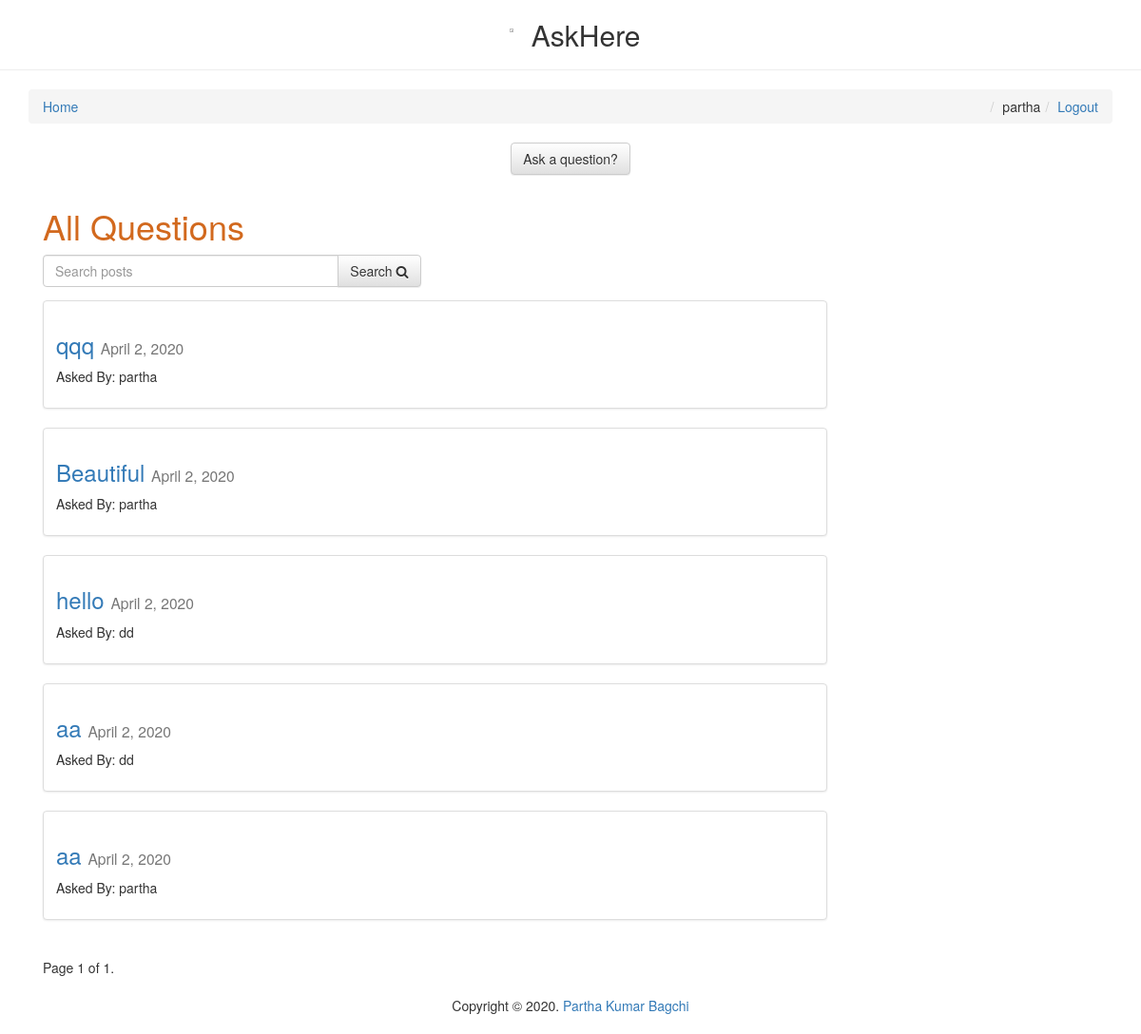
Screenshot of / (signed in) with the database file from the repository.
### posts/models.py (models this page shows, shortened)
class Post(models.Model):
    user = models.ForeignKey(User, default=1)
    title = models.CharField(max_length=120)
    slug = models.SlugField(unique=True)
    image = models.ImageField(upload_to=upload_location,
            null=True,
            blank=True)
    height_field = models.IntegerField(default=50)
    width_field = models.IntegerField(default=100)
    content = models.TextField()
    draft = models.BooleanField(default=False)
    publish = models.DateField(auto_now=False, auto_now_add=True)
    read_time =  models.IntegerField(default=0)
    updated = models.DateTimeField(auto_now=True, auto_now_add=False)
    timestamp = models.DateTimeField(auto_now=False, auto_now_add=True)
    objects = PostManager()
    def get_absolute_url(self):
        return reverse("posts:detail", kwargs={"slug": self.slug})
    class Meta:
        ordering = ["-timestamp", "-updated"]

### posts/views.py (the view, shortened to what this page needs)
# urls.py: url(r'^$', post_list, name='list'),
def post_list(request):
	today = timezone.now().date()
	queryset_list = Post.objects.active() #.order_by("-timestamp")
	if request.user.is_staff or request.user.is_superuser:
		queryset_list = Post.objects.all()
	query = request.GET.get("q")
	paginator = Paginator(queryset_list, 10) # Show 25 contacts per page
	page_request_var = "page"
	page = request.GET.get(page_request_var)
	try:
		queryset = paginator.page(page)
	except PageNotAnInteger:
		queryset = paginator.page(1)
	except EmptyPage:
		queryset = paginator.page(paginator.num_pages)
	context = {
		"object_list": queryset,
		"title": "All Questions",
		"page_request_var": page_request_var,
		"today": today,
		"check_user":request.user,
	}
	return render(request, "post_list.html", context)

### posts/models.py (called while the page is built)
    def active(self, *args, **kwargs):
        return super(PostManager, self).filter(draft=False).filter(publish__lte=timezone.now())

### templates/post_list.html (shortened to what this page needs)
{% extends "base.html" %}
{% block content %}
{% if check_user.is_authenticated %}
    <div class='col-sm-9-h2'>
        <form action="create/" method="get">
		    <button class='btn btn-default' type='submit'>Ask a question?</button>
		</form>
    </div>
    {% endif %}
<div class='col-sm-9 col-sm-offset-0.1'>
    <h1 style="color:chocolate;">{{ title }}</h1>
<form method='GET' action='' class='row'>
        <div class='col-sm-6'>
            <div class='input-group'>
                <input class='form-control' type='text' name='q' placeholder='Search posts' value='{{ request.GET.q }}'/>
                <span class='input-group-btn'>
                    <button class='btn btn-default' type='submit'>Search <i class="fa fa-search"></i></button>
                </span>
            </div>
        </div>
</form>
{% for obj in object_list %}
<div class="row">
  <div class="col-sm-12">
    <div class="thumbnail">
      <div class="caption post-detail-item">
        <h3 style="color:chocolate;"><a href='{{ obj.get_absolute_url }}'>{{ obj.title }}</a> <small>{{ obj.publish }}</small></h3>
        {% if obj.user %}<p>Asked By: {{ obj.user }}</p>{% endif %}
      </div>
    </div>
  </div>
</div>
{% endfor %}
<div class="pagination">
    <span class="step-links">
        <span class="current">
            Page {{ object_list.number }} of {{ object_list.paginator.num_pages }}.
        </span>
    </span>
</div>
</div>
{% endblock content %}

### templates/base.html (shortened to what this page needs)
{% load staticfiles %}
<html>
<head>
<link rel="stylesheet" href="https://maxcdn.bootstrapcdn.com/bootstrap/3.3.6/css/bootstrap.min.css">
<link rel="stylesheet" href="https://maxcdn.bootstrapcdn.com/bootstrap/3.3.6/css/bootstrap-theme.min.css">
<link rel='stylesheet' href='https://maxcdn.bootstrapcdn.com/font-awesome/4.5.0/css/font-awesome.min.css' >
<link rel='stylesheet' href='{% static "css/base.css" %}' />
</head>
<body>
<h2 style="text-align:center;"><img id = "logo-img"src = "https://encrypted-tbn0.gstatic.com/images?q=tbn:ANd9GcSQ2vdC6EB3OH38pi6EdS_ncDLnqh03NP25OKcbEwOTW37yHGyo">  </img>AskHere</h2>
<hr/>
<div class='container'>
    <ol class='breadcrumb'>
        <li><a href='{% url "posts:list" %}'>Home</a></li>
        {% if not request.user.is_authenticated %}
        <li class='pull-right'><a href='{% url "register" %}'>Register</a></li>
        <li class='pull-right'><a href='{% url "login" %}'>Login</a></li>
        {% else %}
        <li class='pull-right'><a href='{% url "logout" %}'>Logout</a></li>
        <li class='pull-right'>{{request.user}}</li>
        {% endif %}
    </ol>
{% block content %}{% endblock content %}
</div>
<footer class="page-footer font-small blue">
    <div class="footer-copyright text-center py-3">Copyright © 2020.
      <a href="https://github.com/pkbagchi"> Partha Kumar Bagchi</a>
    </div>
  <br>
  </footer>
</body>
</html>

### static/css/base.css (style rules this page uses)
h1 { color: #777777; }
.col-sm-9-h2 { float:middle; text-align:center; inline:true; }

### rows the page displays
Post: title "qqq", publish "April 2, 2020", user "partha"
Post: title "Beautiful", publish "April 2, 2020", user "partha"
Post: title "hello", publish "April 2, 2020", user "dd"
Post: title "aa", publish "April 2, 2020", user "dd"
Post: title "aa", publish "April 2, 2020", user "partha"

### other values shown
{{ request.user }} "partha"
{{ title }} "All Questions"
{{ object_list.number }} "1"
{{ object_list.paginator.num_pages }} "1"
